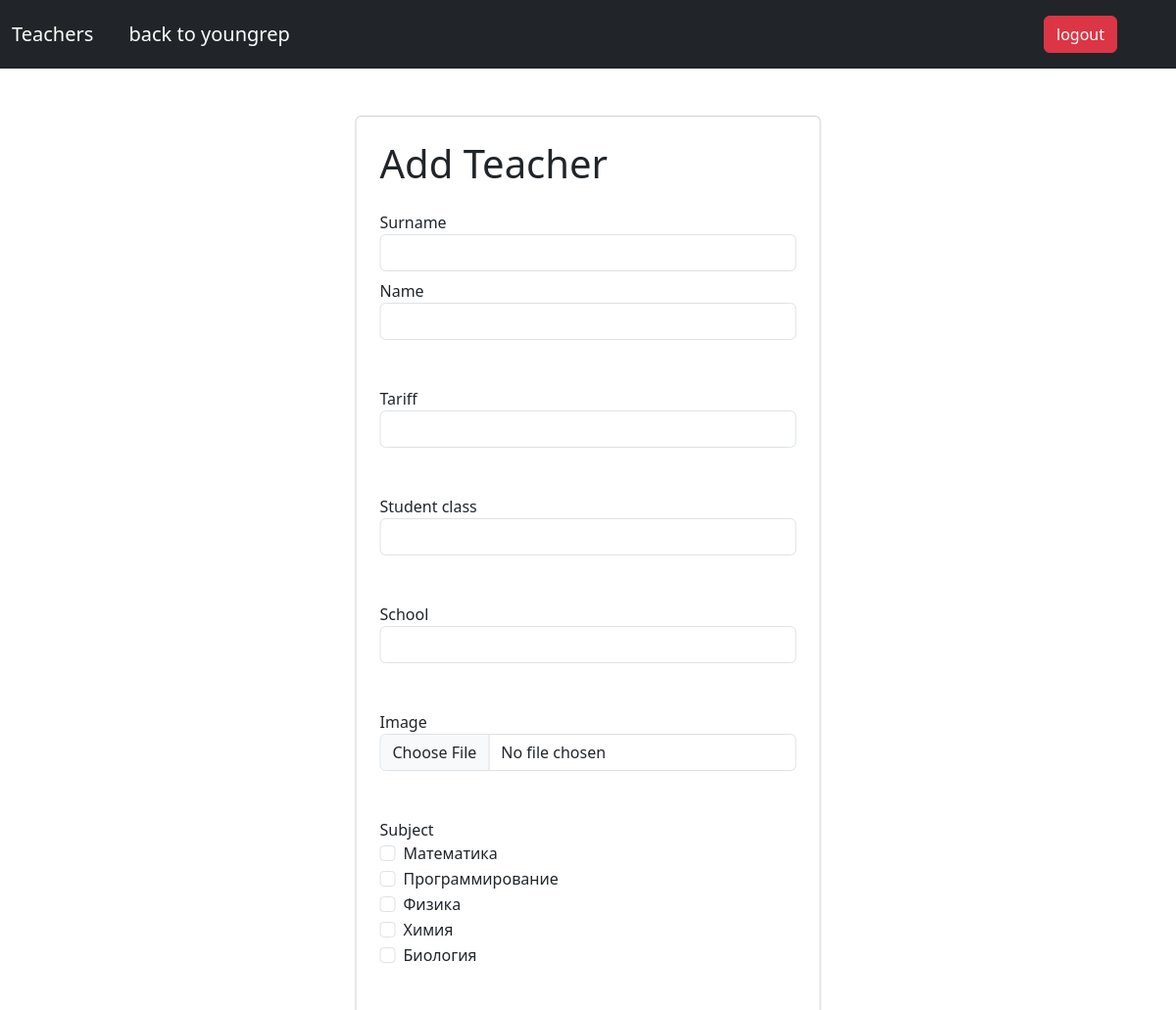
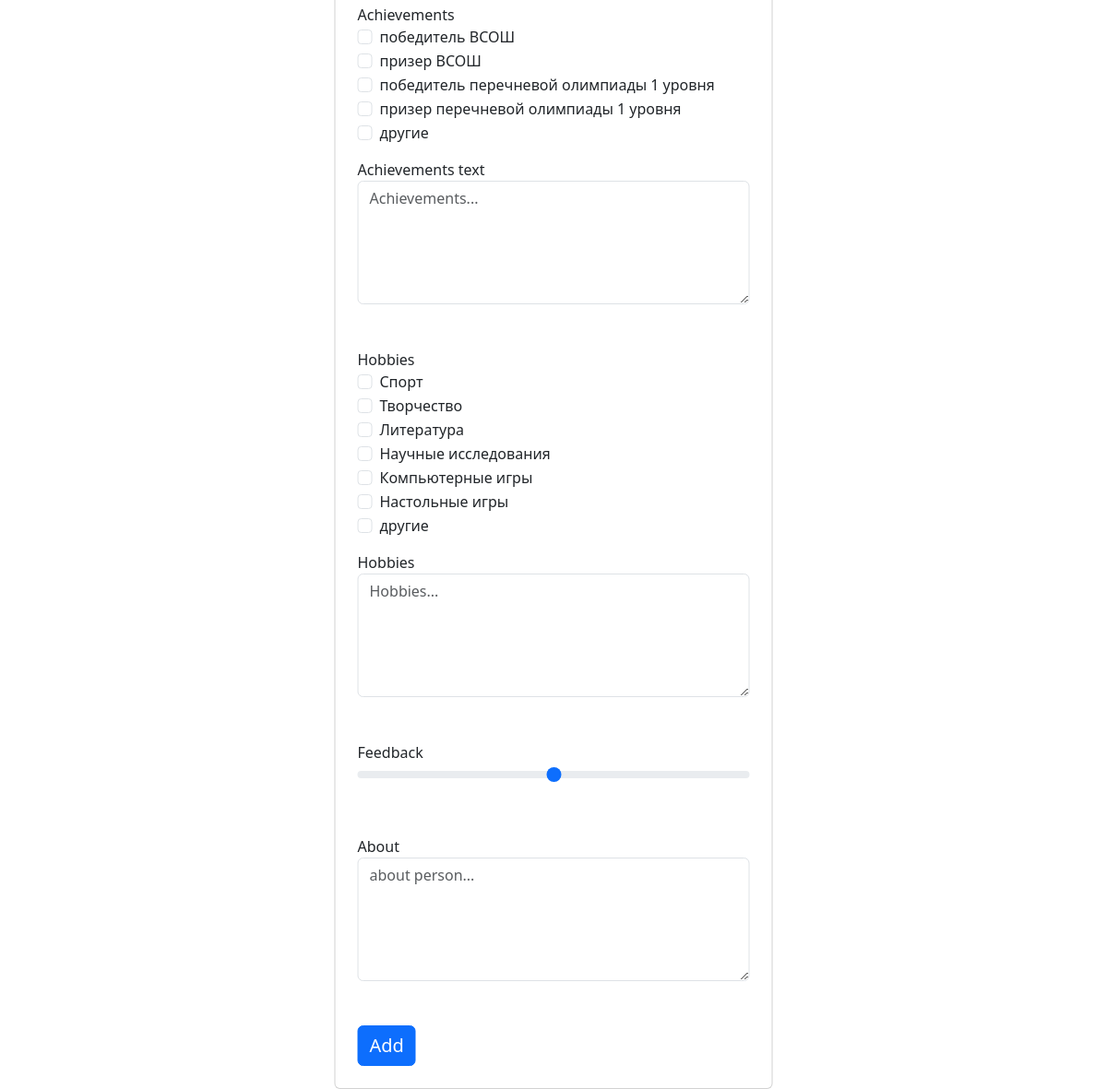
The page /admin/teacher (signed in) on the database its author committed (2 pictures, top to bottom).
### app/models.py (models this page shows, shortened)
class Subject(db.Model):
    id = db.Column(db.Integer, primary_key=True)
    name = db.Column(db.String(), nullable=False, unique=True)

class Achievement(db.Model):
    id = db.Column(db.Integer, primary_key=True)
    name = db.Column(db.String(), nullable=False, unique=True)

class Hobby(db.Model):
    id = db.Column(db.Integer, primary_key=True)
    name = db.Column(db.String(), nullable=False, unique=True)

### app/admin/routes.py (the view, shortened to what this page needs)
@bp.route('/teacher', methods=['GET', 'POST'])
@login_required
def new_teacher():
    form = AddTeacherForm()
    return render_template('admin/add_teacher.html', form=form)

### app/admin/forms.py (shortened to what this page needs)
class AddTeacherForm(FlaskForm):
    name = StringField('Name')
    surname = StringField('Surname')
    student_class = StringField('Student class')
    tariff = StringField('Tariff')
    school = StringField('School')
    about_text = TextAreaField('About')
    image_link = StringField('Image link')
    image = FileField('Image')
    all_subjects = subjects
    all_achievements = achievements
    achievements_text = TextAreaField('Achievements text')
    all_hobbies = hobbies
    hobbies_text = TextAreaField('Hobbies')
    feedback = IntegerRangeField('Feedback')
    submit = SubmitField('Add')

### app/models.py (called while the page is built)
@login.user_loader
def load_user(id):
    return db.session.get(User, id)

### app/templates/admin/add_teacher.html (shortened to what this page needs)
{% extends "admin/base.html" %}
{% block content %}
    <div class="container">
        <div class="row">
            <div class="container position-relative">
                <div class="card col-12 col-lg-5 col-md-6 col-sm-6 px-4 py-4 my-5 position-absolute start-50 translate-middle-x">
                    <h1 class="mb-4">Add Teacher</h1>
                    <form method="post" novalidate action="" enctype="multipart/form-data">
                        <div class="mb-2">
                            {{ form.surname.label(class="") }}
                            {{ form.surname(class="form-control") }}
                        </div>
                        <div class="mb-5">
                            {{ form.name.label(class="") }}
                            {{ form.name(class="form-control") }}
                        </div>
                        <div class="mb-5">
                            {{ form.tariff.label(class="") }}
                            {{ form.tariff(class="form-control") }}
                        </div>
                        <div class="mb-5">
                            {{ form.student_class.label(class="") }}
                            {{ form.student_class(class="form-control") }}
                        </div>
                        <div class="mb-5">
                            {{ form.school.label(class="") }}
                            {{ form.school(class="form-control") }}
                        </div>
                        <div class="mb-5">
                            {{ form.image.label }}
                            {{ form.image(class="form-control", type='file', accept='image/*') }}
                        </div>
                        <div class="mb-5">
                            <span>Subject</span>
                            {% for i in form.all_subjects %}
                                <div class="form-check">
                                    <input class="form-check-input" type="checkbox" name="subjects" id="radio"
                                           value="{{ i.name }}">
                                    <label class="form-check-label" for="radio">{{ i.name }}</label>
                                </div>
                            {% endfor %}
                        </div>
                        <div class="mb-3">
                            <span>Achievements</span>
                            {% for i in form.all_achievements %}
                                <div class="form-check">
                                    <input class="form-check-input" type="checkbox" name="achievements" id="radio"
                                           value="{{ i.name }}">
                                    <label class="form-check-label"
                                           for="radio">{{ ' '.join(i.name.split('_')) }}</label>
                                </div>
                            {% endfor %}
                        </div>
                        <div class="mb-5">
                            {{ form.achievements_text.label }}
                            {{ form.achievements_text(class='form-control', rows=5, placeholder='Achievements...') }}
                        </div>
                        <div class="mb-3">
                            <span>Hobbies</span>
                            {% for i in form.all_hobbies %}
                                <div class="form-check">
                                    <input class="form-check-input" type="checkbox" name="hobbies" id="radio"
                                           value="{{ i.name }}">
                                    <label class="form-check-label"
                                           for="radio">{{ ' '.join(i.name.split('_')) }}</label>
                                </div>
                            {% endfor %}
                        </div>
                        <div class="mb-5">
                            {{ form.hobbies_text.label }}
                            {{ form.hobbies_text(class='form-control', rows=5, placeholder='Hobbies...') }}
                        </div>
                        <div class="mb-5">
                            {{ form.feedback.label }}
                            {{ form.feedback(class='form-range', min=1, max=5, step=1) }}
                        </div>
                        <div class="mb-5">
                            {{ form.about_text.label }}
                            {{ form.about_text(class='form-control', rows=5, placeholder='about person...') }}
                        </div>
                        {{ form.submit(class='btn btn-primary fs-5') }}
                    </form>
                </div>
            </div>
        </div>
    </div>
{% endblock %}

### app/templates/admin/base.html (shortened to what this page needs)
<!DOCTYPE html>
<html lang="en">
<head>
    <link href="https://cdn.jsdelivr.net/npm/bootstrap@5.3.3/dist/css/bootstrap.min.css" rel="stylesheet"
>
</head>
<body>
<header>
    <nav class="navbar navbar-dark bg-dark py-3">
        <div class="container-fluid">
            <div>
                <a class="navbar-brand mt-3" href="{{ url_for('admin.index') }}">Teachers</a>
                <a class="navbar-brand ms-3" href="{{ url_for('main.index') }}">back to youngrep</a>
            </div>
            <div>
                <a class="btn btn-danger me-5" href="{{ url_for('admin.logout') }}">logout</a>
            </div>
        </div>
    </nav>
</header>
<main>{% block content %}{% endblock %}</main>
</body>
</html>

### rows shown on the page
Subject: name "Математика"
Subject: name "Программирование"
Subject: name "Физика"
Subject: name "Химия"
Subject: name "Биология"
Achievement: name "победитель ВСОШ"
Achievement: name "призер ВСОШ"
Achievement: name "победитель перечневой олимпиады 1 уровня"
Achievement: name "призер перечневой олимпиады 1 уровня"
Achievement: name "другие"
Hobby: name "Спорт"
Hobby: name "Творчество"
Hobby: name "Литература"
Hobby: name "Научные исследования"
Hobby: name "Компьютерные игры"
Hobby: name "Настольные игры"
Hobby: name "другие"
